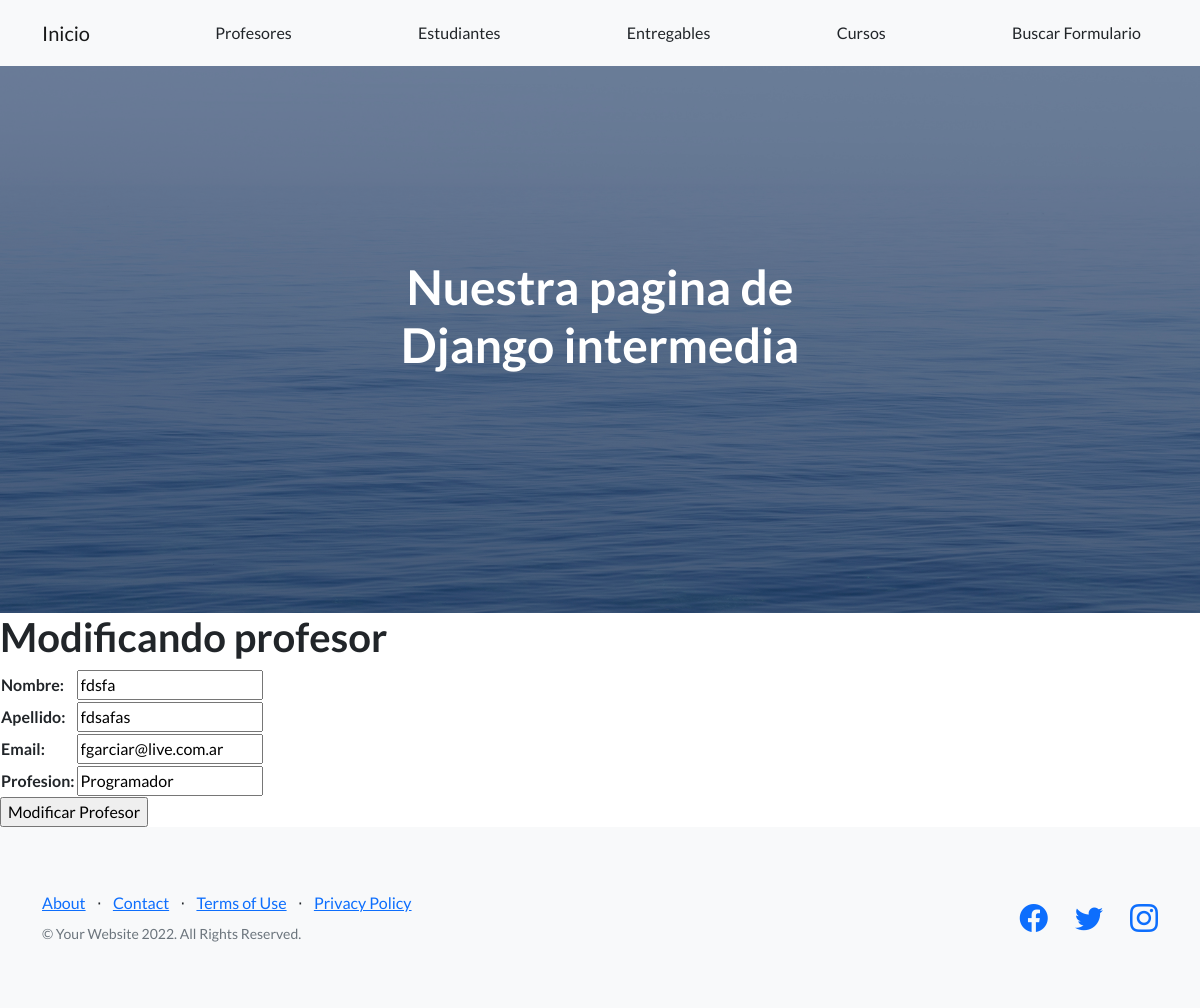
/AppCoder/editarProfesor/fdsfa, run on the app's committed database.
### AppCoder/models.py (models this page shows, shortened)
class Profesor (models.Model):
    nombre = models.CharField(max_length=30)
    apellido = models.CharField(max_length=30)
    email = models.EmailField()
    profesion = models.CharField(max_length=30)

### AppCoder/views.py (the view)
# urls.py: path('editarProfesor/<nombre>', editarProfesor, name = "editarProfesor"),
def editarProfesor(request,nombre):
    profesor=Profesor.objects.get(nombre = nombre)
    if request.method == 'POST':
        miFormulario = ProfeFormulario(request.POST)
        if miFormulario.is_valid():
            informacion = miFormulario.cleaned_data
            profesor.nombre = informacion['nombre']
            profesor.apellido = informacion['apellido']
            profesor.email = informacion['email']
            profesor.profesion = informacion['profesion']
            profesor.save()
            profesores=Profesor.objects.all()
            return render(request,'AppCoder/profesores.html',{'profesores':profesores})
    else:
        miFormulario = ProfeFormulario(initial={'nombre':profesor.nombre,'apellido':profesor.apellido,'email':profesor.email,'profesion':profesor.profesion})
        return render(request,'AppCoder/editarProfesor.html',{'formulario':miFormulario,'nombre':nombre})

### AppCoder/forms.py
class ProfeFormulario(forms.Form):
    nombre = forms.CharField(max_length=50)
    apellido = forms.CharField(max_length=50)
    email = forms.EmailField()
    profesion = forms.CharField(max_length=50)

### AppCoder/templates/AppCoder/editarProfesor.html
{% extends "AppCoder/padre.html" %}
{% load static %}
{% block ContenidoQueCambia %}
<h1>Modificando profesor</h1>
<form action="{% url 'editarProfesor' nombre %}" method="POST">{% csrf_token %}
    <table>
        {{ formulario.as_table }}
    </table>
    <input type="submit" value="Modificar Profesor">
</form>
{% endblock %}

### data on the page
Profesor: nombre "fdsfa", apellido "fdsafas", email "fgarciar@live.com.ar", profesion "Programador"
